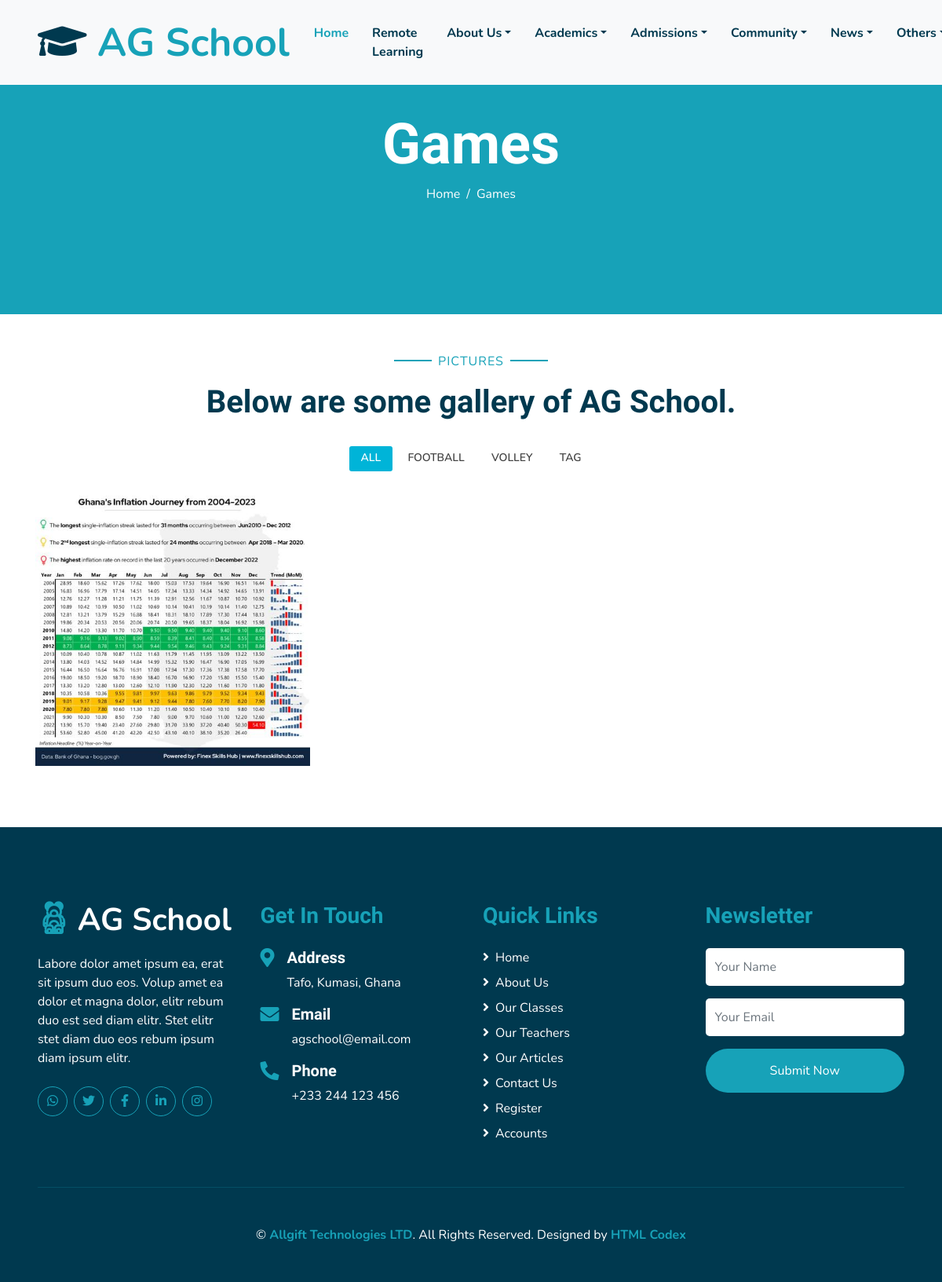
/games/, run on the app's committed database.
### core/models.py (models this page shows, shortened)
class GamesCategory(models.Model):
    category = models.CharField(max_length=50, choices=GAMES_CATEGORY)

class Games(models.Model):
    category = models.ForeignKey(GalleryCategory, on_delete=models.CASCADE)
    image = models.ImageField(upload_to='games', null=True, blank=True)
    detail = models.CharField(max_length=255)

### core/views.py (the view)
# urls.py: path("games/", views.games, name='games'),
def games(request):
    games_cat = GamesCategory.objects.all()
    games = Games.objects.all()
    context = {
        'games_cat': games_cat,
        'games': games
    }
    return render(request, 'core/games.html', context)

### core/models.py (called while the page is built)
    def __str__(self):
        return self.category

### templates/core/games.html (shortened to what this page needs)
{% extends 'base.html' %}
{% load static %}
{% block content %}
    <div class="container-fluid bg-primary mb-5">
      <div
        class="d-flex flex-column align-items-center justify-content-center"
        style="min-height: 400px"
      >
        <h3 class="display-3 font-weight-bold text-white">Games</h3>
        <div class="d-inline-flex text-white">
          <p class="m-0"><a class="text-white" href="{% url 'home' %}">Home</a></p>
          <p class="m-0 px-2">/</p>
          <p class="m-0">Games</p>
        </div>
      </div>
    </div>
    <section id="portfolio" class="portfolio">
      <div class="container" data-aos="fade-up">
        <div class="text-center pb-2">
          <p class="section-title px-5">
            <span class="px-2">PICTURES</span>
          </p>
          <h1 class="mb-4">Below are some gallery of AG School.</h1>
        </div>
        <div class="row" data-aos="fade-up" data-aos-delay="100">
          <div class="col-lg-12 d-flex justify-content-center">
            <ul id="portfolio-flters">
              <li data-filter="*" class="filter-active">All</li>
              {% for gallery in  games_cat %}
                <li data-filter=".filter-{{gallery.category}}">{{gallery.category}}</li>
              {% endfor %}
            </ul>
          </div>
        </div>
        <div class="row portfolio-container" data-aos="fade-up" data-aos-delay="200">
          {% for gallery in  games %}
            <div class="col-lg-4 col-md-6 portfolio-item filter-{{gallery.category}}">
            <div class="portfolio-wrap">
              <img src="{{gallery.image.url}}" class="img-fluid" alt="">
            </div>
          </div>
          {% endfor %}
        </div>
      </div>
    </section>
{% endblock content %}

### data on the page
GamesCategory: category "FOOTBALL"
GamesCategory: category "VOLLEY"
GamesCategory: category "TAG"
Games: image (picture)
